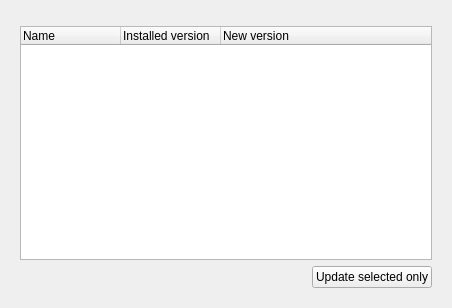
<?xml version="1.0" encoding="UTF-8"?>
<ui version="4.0">
 <class>PBIDetailsWidget</class>
 <widget class="QWidget" name="PBIDetailsWidget">
  <property name="geometry">
   <rect>
    <x>0</x>
    <y>0</y>
    <width>452</width>
    <height>308</height>
   </rect>
  </property>
  <property name="windowTitle">
   <string>Form</string>
  </property>
  <layout class="QVBoxLayout" name="verticalLayout">
   <item>
    <widget class="IndicatorWidget" name="pbiDetailsIndicator" native="true"/>
   </item>
   <item>
    <widget class="QStackedWidget" name="pbiUpdateStack">
     <property name="currentIndex">
      <number>0</number>
     </property>
     <widget class="QWidget" name="page_7">
      <layout class="QVBoxLayout" name="verticalLayout_17">
       <item>
        <widget class="QTreeWidget" name="pbiUpdateList">
         <column>
          <property name="text">
           <string>Name</string>
          </property>
         </column>
         <column>
          <property name="text">
           <string>Installed version</string>
          </property>
         </column>
         <column>
          <property name="text">
           <string>New version</string>
          </property>
         </column>
        </widget>
       </item>
       <item>
        <layout class="QHBoxLayout" name="horizontalLayout_8">
         <item>
          <spacer name="horizontalSpacer_9">
           <property name="orientation">
            <enum>Qt::Horizontal</enum>
           </property>
           <property name="sizeHint" stdset="0">
            <size>
             <width>40</width>
             <height>20</height>
            </size>
           </property>
          </spacer>
         </item>
         <item>
          <widget class="QPushButton" name="updateSelectedPBIBtn">
           <property name="text">
            <string>Update selected only</string>
           </property>
           <property name="icon">
            <iconset resource="res.qrc">
             <normaloff>:/images/install.png</normaloff>:/images/install.png</iconset>
           </property>
          </widget>
         </item>
        </layout>
       </item>
      </layout>
     </widget>
     <widget class="QWidget" name="page_8">
      <layout class="QVBoxLayout" name="verticalLayout_19">
       <item>
        <widget class="QLabel" name="label_4">
         <property name="text">
          <string>Update log:</string>
         </property>
        </widget>
       </item>
       <item>
        <widget class="QTextEdit" name="pbiUpdateLog">
         <property name="textInteractionFlags">
          <set>Qt::TextSelectableByKeyboard|Qt::TextSelectableByMouse</set>
         </property>
        </widget>
       </item>
      </layout>
     </widget>
    </widget>
   </item>
  </layout>
 </widget>
 <customwidgets>
  <customwidget>
   <class>IndicatorWidget</class>
   <extends>QWidget</extends>
   <header location="global">indicatorwidget.h</header>
   <container>1</container>
  </customwidget>
 </customwidgets>
 <resources>
  <include location="res.qrc"/>
 </resources>
 <connections/>
</ui>
